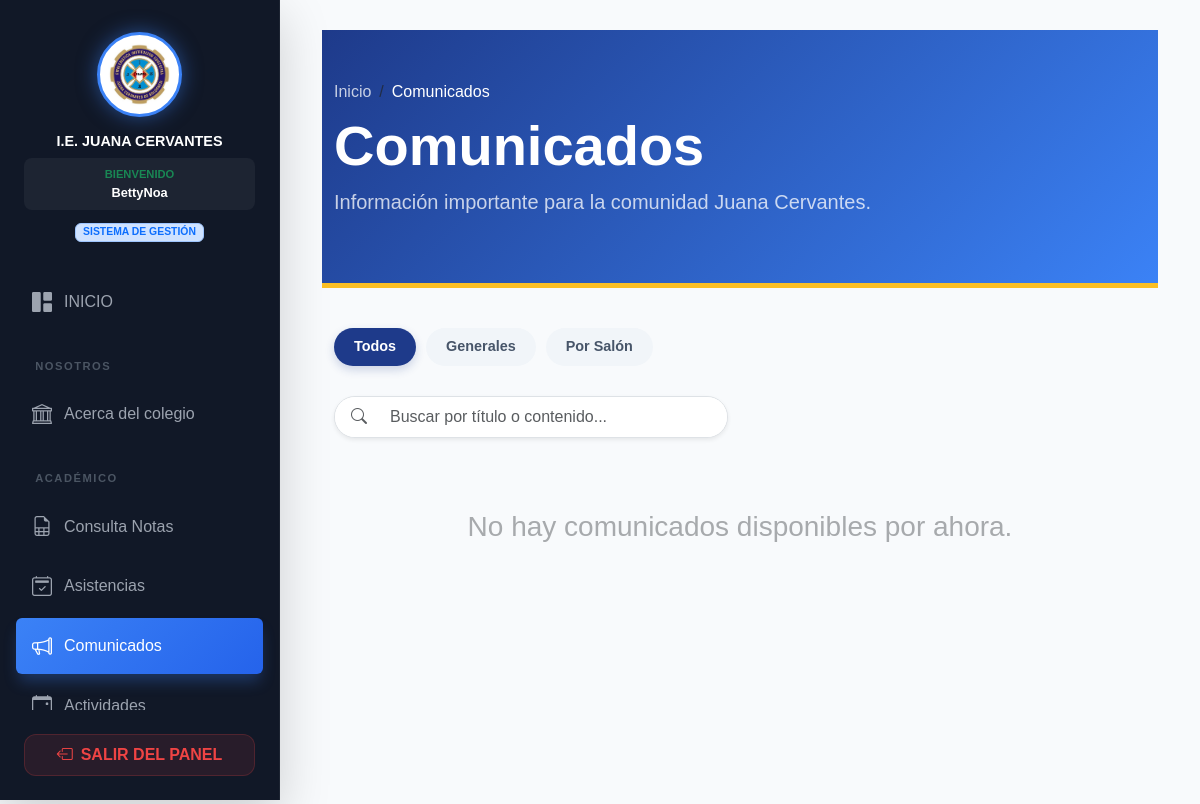
/comunicados/ (signed in), run on an earlier commit of the app's database.
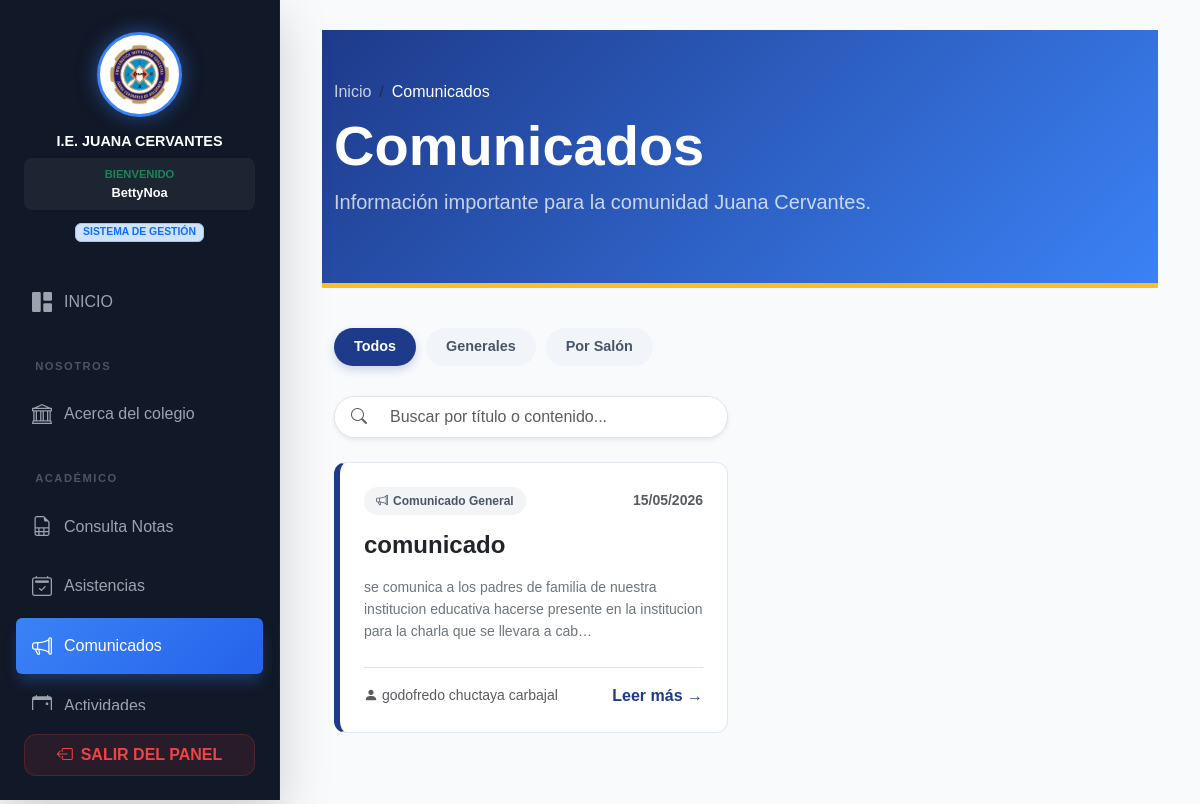
And on a later commit of the database.
### gestion/models.py (models this page shows, shortened)
class Comunicado(models.Model):
    TIPO_CHOICES = [
        ('GENERAL', 'Comunicado General'),
        ('AULA', 'Comunicado de Aula'),
        ('ATENCION', 'Llamada de Atención / Incidente'),
    ]
    titulo = models.CharField(max_length=200)
    contenido = models.TextField()
    tipo = models.CharField(max_length=20, choices=TIPO_CHOICES, default='GENERAL')
    es_general = models.BooleanField(default=False)
    grado = models.CharField(max_length=10, blank=True, null=True)
    seccion = models.CharField(max_length=1, blank=True, null=True)
    fecha_publicacion = models.DateTimeField(auto_now_add=True)
    autor = models.ForeignKey(User, on_delete=models.SET_NULL, null=True)

### gestion/views.py (the view)
# urls.py: path('comunicados/', views.comunicados_view, name='comunicados'),
def comunicados_view(request):
    if not request.user.is_authenticated and not request.session.get('es_invitado'):
        return redirect(f"{reverse('registro_padre')}?next={request.path}")
    es_invitado = request.session.get('es_invitado', False)
    esta_autenticado = request.user.is_authenticated
    if esta_autenticado and hasattr(request.user, 'perfil') and request.user.perfil.rol == 'PADRE' and request.user.perfil.esta_aprobado:
        try:
            estudiante = Estudiante.objects.get(dni=request.user.perfil.dni_hija)
            comunicados = Comunicado.objects.filter(
                Q(es_general=True) |
                Q(tipo='AULA', grado=estudiante.grado, seccion=estudiante.seccion)
            ).order_by('-fecha_publicacion')
        except Estudiante.DoesNotExist:
            comunicados = Comunicado.objects.filter(es_general=True).order_by('-fecha_publicacion')
        user_aprobado = True
    elif esta_autenticado:
        comunicados = Comunicado.objects.all().order_by('-fecha_publicacion')
        user_aprobado = True
    else:
        comunicados = Comunicado.objects.filter(es_general=True).order_by('-fecha_publicacion')
        user_aprobado = False
    return render(request, 'academico/comunicados.html', {
        'comunicados': comunicados,
        'user_aprobado': user_aprobado,
        'es_invitado': es_invitado
    })

### gestion/templates/academico/comunicados.html (shortened to what this page needs)
{% extends 'base.html' %}
{% block content %}
<div class="main-comunicados">
    <div class="header-banner">
        <div class="container">
            <nav aria-label="breadcrumb">
                <ol class="breadcrumb mb-2">
                    <li class="breadcrumb-item"><a href="#" class="text-white opacity-75 text-decoration-none">Inicio</a></li>
                    <li class="breadcrumb-item active text-white">Comunicados</li>
                </ol>
            </nav>
            <h1 class="display-4 fw-bold">Comunicados</h1>
            <p class="opacity-75 lead">Información importante para la comunidad Juana Cervantes.</p>
        </div>
    </div>
    <div class="container">
        <div class="filters-container">
            <button class="btn-filter active" data-filter="TODOS">Todos</button>
            <button class="btn-filter" data-filter="GENERAL">Generales</button>
            {% if user.is_authenticated %}
                <button class="btn-filter" data-filter="AULA">Por Salón</button>
            {% endif %}
            </div>
        <div class="row mb-4">
            <div class="col-md-6">
                <div class="input-group shadow-sm rounded-pill overflow-hidden bg-white border">
                    <span class="input-group-text bg-white border-0 ps-3"><i class="bi bi-search text-muted"></i></span>
                    <input type="text" id="busc" class="form-control border-0 py-2" placeholder="Buscar por título o contenido...">
                </div>
            </div>
        </div>
        <div class="row g-4" id="lista-com">
            {% for c in comunicados %}
            <div class="col-md-6 card-item" data-tipo="{{ c.tipo }}">
                <div class="card comm-card p-4">
                    <div class="d-flex justify-content-between align-items-center mb-3">
                        <span class="badge-type
                            {% if c.tipo == 'GENERAL' %}bg-gral
                            {% elif c.tipo == 'AULA' %}bg-aula
                            {% else %}bg-alert{% endif %}">
                            <i class="bi
                                {% if c.tipo == 'GENERAL' %}bi-megaphone
                                {% elif c.tipo == 'AULA' %}bi-door-closed-fill text-warning
                                {% else %}bi-exclamation-triangle{% endif %}"></i>
                            {{ c.get_tipo_display }}
                        </span>
                        <small class="text-muted fw-bold">{{ c.fecha_publicacion|date:"d/m/Y" }}</small>
                    </div>
                    <h4 class="fw-bold text-dark mb-3">{{ c.titulo }}</h4>
                    <p class="text-secondary small mb-4" style="line-height: 1.6;">
                        {{ c.contenido|truncatechars:140 }}
                    </p>
                    <div class="mt-auto pt-3 border-top d-flex justify-content-between align-items-center">
                        <span class="small text-muted">
                            <i class="bi bi-person-fill"></i> {{ c.autor.get_full_name|default:c.autor.username }}
                        </span>
                        <a class="btn-leer" onclick="abrirModal('{{ c.titulo }}', '{{ c.contenido|escapejs }}', '{{ c.tipo }}')">Leer más →</a>
                    </div>
                </div>
            </div>
            {% empty %}
            <div class="col-12 text-center py-5">
                <h3 class="text-muted opacity-50">No hay comunicados disponibles por ahora.</h3>
            </div>
            {% endfor %}
        </div>
    </div>
</div>
{% endblock %}

What changed in the data, as far as the page shows it:
added Comunicado: tipo "Comunicado General", fecha_publicacion "15/05/2026", titulo "comunicado", contenido "se comunica a los padres de familia de nuestra institucion educativa hacerse presente en la institucion para la charla que se llevara a cab…", autor.get_full_name "godofredo chuctaya carbajal"
Also different on the page:
text no longer shown: "No hay comunicados disponibles por ahora."
